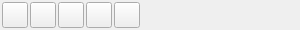
<?xml version="1.0" encoding="UTF-8"?>
<ui version="4.0">
 <class>DealBoxClass</class>
 <widget class="QMainWindow" name="DealBoxClass">
  <property name="windowModality">
   <enum>Qt::NonModal</enum>
  </property>
  <property name="geometry">
   <rect>
    <x>0</x>
    <y>0</y>
    <width>300</width>
    <height>30</height>
   </rect>
  </property>
  <property name="windowTitle">
   <string>交易盒子</string>
  </property>
  <property name="windowIcon">
   <iconset resource="../resource/DealBox.qrc">
    <normaloff>:/image/Logo.ico</normaloff>:/image/Logo.ico</iconset>
  </property>
  <widget class="QWidget" name="Widget">
   <widget class="QPushButton" name="TimeViewer">
    <property name="geometry">
     <rect>
      <x>2</x>
      <y>2</y>
      <width>26</width>
      <height>26</height>
     </rect>
    </property>
    <property name="toolTip">
     <string>时间查看器</string>
    </property>
    <property name="text">
     <string/>
    </property>
    <property name="icon">
     <iconset resource="../resource/DealBox.qrc">
      <normaloff>:/image/TimeViewer.svg</normaloff>:/image/TimeViewer.svg</iconset>
    </property>
    <property name="iconSize">
     <size>
      <width>20</width>
      <height>20</height>
     </size>
    </property>
   </widget>
   <widget class="QPushButton" name="Events">
    <property name="geometry">
     <rect>
      <x>30</x>
      <y>2</y>
      <width>26</width>
      <height>26</height>
     </rect>
    </property>
    <property name="toolTip">
     <string>事件查看器</string>
    </property>
    <property name="text">
     <string/>
    </property>
    <property name="icon">
     <iconset resource="../resource/DealBox.qrc">
      <normaloff>:/image/Events.svg</normaloff>:/image/Events.svg</iconset>
    </property>
    <property name="iconSize">
     <size>
      <width>20</width>
      <height>20</height>
     </size>
    </property>
   </widget>
   <widget class="QPushButton" name="IPO">
    <property name="geometry">
     <rect>
      <x>58</x>
      <y>2</y>
      <width>26</width>
      <height>26</height>
     </rect>
    </property>
    <property name="toolTip">
     <string>IPO查看器</string>
    </property>
    <property name="text">
     <string/>
    </property>
    <property name="icon">
     <iconset resource="../resource/DealBox.qrc">
      <normaloff>:/image/IPO.svg</normaloff>:/image/IPO.svg</iconset>
    </property>
    <property name="iconSize">
     <size>
      <width>20</width>
      <height>20</height>
     </size>
    </property>
   </widget>
   <widget class="QPushButton" name="SaveLayout">
    <property name="geometry">
     <rect>
      <x>86</x>
      <y>2</y>
      <width>26</width>
      <height>26</height>
     </rect>
    </property>
    <property name="toolTip">
     <string>保存布局</string>
    </property>
    <property name="text">
     <string/>
    </property>
    <property name="icon">
     <iconset resource="../resource/DealBox.qrc">
      <normaloff>:/image/Save.svg</normaloff>:/image/Save.svg</iconset>
    </property>
    <property name="iconSize">
     <size>
      <width>20</width>
      <height>20</height>
     </size>
    </property>
   </widget>
   <widget class="QPushButton" name="Setting">
    <property name="geometry">
     <rect>
      <x>114</x>
      <y>2</y>
      <width>26</width>
      <height>26</height>
     </rect>
    </property>
    <property name="toolTip">
     <string>设置</string>
    </property>
    <property name="text">
     <string/>
    </property>
    <property name="icon">
     <iconset resource="../resource/DealBox.qrc">
      <normaloff>:/image/Setting.svg</normaloff>:/image/Setting.svg</iconset>
    </property>
    <property name="iconSize">
     <size>
      <width>20</width>
      <height>20</height>
     </size>
    </property>
   </widget>
  </widget>
 </widget>
 <layoutdefault spacing="6" margin="11"/>
 <resources>
  <include location="../resource/DealBox.qrc"/>
 </resources>
 <connections/>
</ui>
